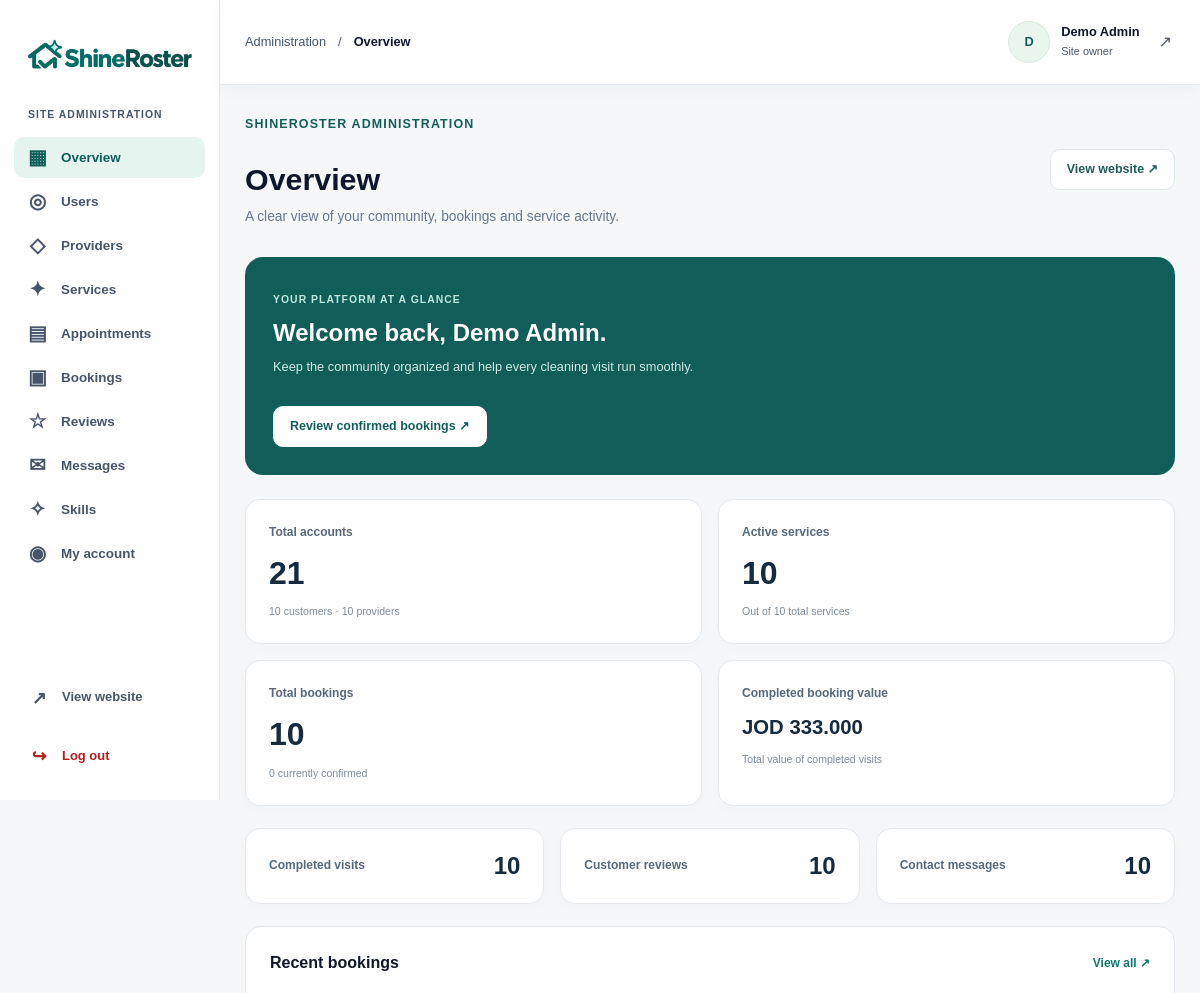
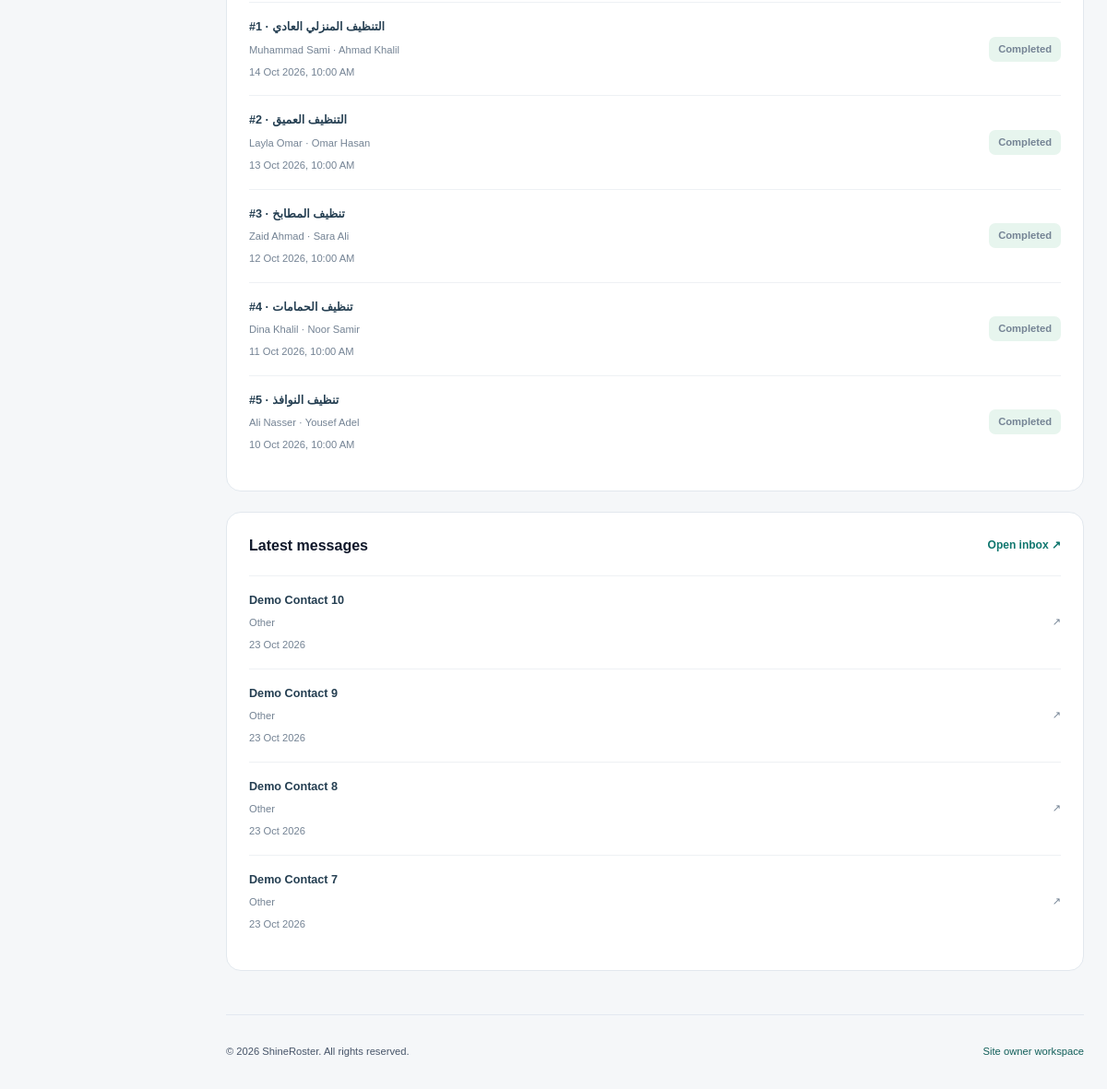
Page /admin/dashboard.php (signed in) on the committed database (2 pictures, top to bottom).
### tables this page shows
CREATE TABLE users (
    id INT UNSIGNED AUTO_INCREMENT PRIMARY KEY,
    full_name VARCHAR(100) NOT NULL,
    email VARCHAR(190) NOT NULL UNIQUE,
    phone VARCHAR(20) NOT NULL,
    password_hash VARCHAR(255) NOT NULL,
    role VARCHAR(20) NOT NULL DEFAULT 'customer',
    is_active TINYINT NOT NULL DEFAULT 1,
    created_at DATETIME NOT NULL DEFAULT CURRENT_TIMESTAMP,
    updated_at DATETIME NOT NULL DEFAULT CURRENT_TIMESTAMP ON UPDATE CURRENT_TIMESTAMP
);

CREATE TABLE bookings (
    id INT UNSIGNED AUTO_INCREMENT PRIMARY KEY,
    user_id INT UNSIGNED NOT NULL,
    slot_id INT UNSIGNED NOT NULL,
    city VARCHAR(100) NOT NULL,
    address VARCHAR(255) NOT NULL,
    notes TEXT,
    total_price DECIMAL(10,3) NOT NULL,
    status VARCHAR(20) NOT NULL DEFAULT 'confirmed',
    created_at DATETIME NOT NULL DEFAULT CURRENT_TIMESTAMP,
    updated_at DATETIME NOT NULL DEFAULT CURRENT_TIMESTAMP ON UPDATE CURRENT_TIMESTAMP,
    cancelled_at DATETIME,
    completed_at DATETIME,
    FOREIGN KEY (user_id) REFERENCES users(id),
    FOREIGN KEY (slot_id) REFERENCES appointment_slots(id)
);

CREATE TABLE contact_messages (
    id INT UNSIGNED AUTO_INCREMENT PRIMARY KEY,
    full_name VARCHAR(100) NOT NULL,
    email VARCHAR(190) NOT NULL,
    phone VARCHAR(20) NOT NULL DEFAULT '',
    subject VARCHAR(30) NOT NULL,
    message TEXT NOT NULL,
    created_at DATETIME NOT NULL DEFAULT CURRENT_TIMESTAMP
);

### includes/init.php (called while the page is built, shortened)
<?php
require_once __DIR__ . '/../classes/SiteData.php';
require_once __DIR__ . '/../classes/Auth.php';
require_once __DIR__ . '/../classes/User.php';
function escapeHtml($value)
{
    return htmlspecialchars((string) $value, ENT_QUOTES, 'UTF-8');
}
$database = new Database();
$db = $database->getConnection();
$auth = new Auth($db);

### classes/Auth.php (called while the page is built, shortened)
<?php
class Auth
{
    private $db;
    public function __construct($db)
    {
        $this->db = $db;
    }
    public function currentUser()
    {
        $userObject = new User($this->db);
        $user = $userObject->getProfileAccount((int) $_SESSION['user_id']);
        return $user;
    }
    public function requireRole($role, $login = '../login.php')
    {
        $user = $this->currentUser();
        return $user;
    }
}

### classes/User.php (called while the page is built, shortened)
<?php
class User
{
    private $db;
    public function __construct($db)
    {
        $this->db = $db;
    }
    public function getProfileAccount($userId)
    {
        $stmt = $this->db->prepare(
            "SELECT
                id,
                full_name,
                email,
                phone,
                role,
                is_active
             FROM users
             WHERE id = ?"
        );
        $stmt->execute([$userId]);
        $user = $stmt->fetch(PDO::FETCH_ASSOC);
        if ($user) {
            return $user;
        } else {
            return null;
        }
    }
}

### admin/includes/init.php (called while the page is built, shortened)
<?php
require_once __DIR__ . '/../../includes/init.php';
$currentUser = $auth->requireRole('admin', '../login.php');
require_once __DIR__ . '/../../classes/Admin.php';
$admin = new Admin($db, $currentUser['id']);

### classes/Admin.php (called while the page is built, shortened)
<?php
class Admin
{
    private $db;
    public function __construct($db, $ownerId)
    {
        $this->db = $db;
    }
    public function getOverview()
    {
        $data = new SiteData($this->db);
        $stats = [
            'users' => count($data->users),
            'customers' => 0,
            'providers' => 0,
            'active_services' => 0,
            'services' => count($data->services),
            'bookings' => count($data->bookings),
            'confirmed' => 0,
            'completed' => 0,
            'cancelled' => 0,
            'completed_value' => 0,
            'reviews' => count($data->reviews),
            'messages' => 0
        ];
        foreach ($data->users as $user) {
            if ($user['role'] === 'customer') {
                $stats['customers']++;
            }
            if ($user['role'] === 'provider') {
                $stats['providers']++;
            }
        }
        foreach ($data->services as $service) {
            if ($service['is_active']) {
                $stats['active_services']++;
            }
        }
        $recent = [];
        foreach ($data->bookings as $row) {
            if ($row['status'] === 'completed') {
                $stats['completed']++;
                $stats['completed_value'] += $row['total_price'];
            }
            if (count($recent) < 5) {
                $booking = $data->getBooking($row['id']);
                if ($booking) {
                    $recent[] = $booking;
                }
            }
        }
        $stmt = $this->db->prepare(
            'SELECT * FROM contact_messages ORDER BY created_at DESC, id DESC'
        );
        $stmt->execute();
        $messages = $stmt->fetchAll(PDO::FETCH_ASSOC);
        $stats['messages'] = count($messages);
        $latest = [];
        foreach ($messages as $message) {
            if (count($latest) < 4) {
                $latest[] = $message;
            }
        }
        return ['stats' => $stats, 'recent_bookings' => $recent, 'latest_messages' => $latest];
    }
}

### classes/SiteData.php (called while the page is built, shortened)
<?php
class SiteData
{
    public function __construct($db)
    {
        $stmt = $db->prepare('SELECT * FROM users ORDER BY id');
        $stmt->execute();
        $this->users = $stmt->fetchAll(PDO::FETCH_ASSOC);
        $stmt = $db->prepare('SELECT * FROM provider_profiles ORDER BY id DESC');
        $stmt->execute();
        $this->providers = $stmt->fetchAll(PDO::FETCH_ASSOC);
        $stmt = $db->prepare('SELECT * FROM services ORDER BY id DESC');
        $stmt->execute();
        $this->services = $stmt->fetchAll(PDO::FETCH_ASSOC);
        $stmt = $db->prepare('SELECT * FROM appointment_slots ORDER BY starts_at, id');
        $stmt->execute();
        $this->slots = $stmt->fetchAll(PDO::FETCH_ASSOC);
        $stmt = $db->prepare('SELECT * FROM bookings ORDER BY created_at DESC, id DESC');
        $stmt->execute();
        $this->bookings = $stmt->fetchAll(PDO::FETCH_ASSOC);
        $stmt = $db->prepare('SELECT * FROM reviews ORDER BY created_at DESC, id DESC');
        $stmt->execute();
        $this->reviews = $stmt->fetchAll(PDO::FETCH_ASSOC);
        $stmt = $db->prepare('SELECT * FROM skills ORDER BY name');
        $stmt->execute();
        $this->skills = $stmt->fetchAll(PDO::FETCH_ASSOC);
        $stmt = $db->prepare('SELECT * FROM provider_skills ORDER BY provider_id, skill_id');
        $stmt->execute();
        $this->providerSkills = $stmt->fetchAll(PDO::FETCH_ASSOC);
    }
}

### admin/dashboard.php (the view, shortened to what this page needs)
<?php
require_once __DIR__ . '/includes/init.php';
$overview = $admin->getOverview();
$stats = $overview['stats'];
$pageTitle = 'Overview';
$pageDescription = 'A clear view of your community, bookings and service activity.';
require __DIR__ . '/includes/header.php';
?>
<section class="admin-welcome"><div><span class="admin-kicker">Your platform at a glance</span><h2>Welcome back, <?= escapeHtml(
    $currentUser['full_name']
) ?>.</h2><p>Keep the community organized and help every cleaning visit run smoothly.</p></div><a class="admin-button admin-button-white" href="bookings.php?status=confirmed">Review confirmed bookings ↗</a></section>
<div class="admin-stats">
    <a class="admin-stat" href="users.php"><span>Total accounts</span><strong><?= (int) $stats[
        'users'
    ] ?></strong><small><?= (int) $stats['customers'] ?> customers · <?= (int) $stats[
     'providers'
 ] ?> providers</small></a>
    <a class="admin-stat" href="services.php"><span>Active services</span><strong><?= (int) $stats[
        'active_services'
    ] ?></strong><small>Out of <?= (int) $stats['services'] ?> total services</small></a>
    <a class="admin-stat" href="bookings.php"><span>Total bookings</span><strong><?= (int) $stats[
        'bookings'
    ] ?></strong><small><?= (int) $stats['confirmed'] ?> currently confirmed</small></a>
    <div class="admin-stat"><span>Completed booking value</span><strong class="admin-money">JOD <?= number_format(
        $stats['completed_value'],
        3
    ) ?></strong><small>Total value of completed visits</small></div>
</div>
<div class="admin-stats admin-stats-three">
    <a class="admin-stat admin-stat-small" href="bookings.php?status=completed"><span>Completed visits</span><strong><?= (int) $stats[
        'completed'
    ] ?></strong></a>
    <a class="admin-stat admin-stat-small" href="reviews.php"><span>Customer reviews</span><strong><?= (int) $stats[
        'reviews'
    ] ?></strong></a>
    <a class="admin-stat admin-stat-small" href="messages.php"><span>Contact messages</span><strong><?= (int) $stats[
        'messages'
    ] ?></strong></a>
</div>
<div class="admin-two-columns">
<section class="admin-panel"><div class="admin-section-heading"><h2>Recent bookings</h2><a href="bookings.php">View all ↗</a></div>
<?php foreach ($overview['recent_bookings'] as $booking): ?>
<a class="admin-preview" href="bookings.php?search=<?= (int) $booking[
    'id'
] ?>"><div><strong>#<?= (int) $booking['id'] ?> · <?= escapeHtml(
     $booking['service_name']
 ) ?></strong><span><?= escapeHtml($booking['customer_name']) ?> · <?= escapeHtml(
     $booking['provider_name']
 ) ?></span><small><?= escapeHtml(
    date('d M Y, g:i A', strtotime($booking['starts_at']))
) ?></small></div><span class="admin-badge"><?= escapeHtml(
    ucfirst($booking['status'])
) ?></span></a>
<?php endforeach; ?></section>
<section class="admin-panel"><div class="admin-section-heading"><h2>Latest messages</h2><a href="messages.php">Open inbox ↗</a></div>
<?php foreach (
    $overview['latest_messages']
    as $message
): ?><a class="admin-preview" href="messages.php?search=<?= escapeHtml(
    rawurlencode($message['email'])
) ?>"><div><strong><?= escapeHtml($message['full_name']) ?></strong><span><?= escapeHtml(
    ucfirst($message['subject'])
) ?></span><small><?= escapeHtml(
    date('d M Y', strtotime($message['created_at']))
) ?></small></div><span aria-hidden="true">↗</span></a><?php endforeach; ?>
</section></div>
<?php require __DIR__ . '/includes/footer.php'; ?>

### admin/includes/header.php (shortened to what this page needs)
<!DOCTYPE html>
<html lang="en">
<head>
    <link rel="stylesheet" href="../css/style.css">
    <link rel="stylesheet" href="../css/dashboard.css">
    <link rel="stylesheet" href="../css/admin.css">
</head>
<body class="dashboard-page admin-page">
<div class="dashboard-layout">
    <?php require __DIR__ . '/sidebar.php'; ?>
    <div class="dashboard-workspace">
        <header class="dashboard-header">
            <div class="dashboard-header-start">
                <div class="header-location"><span>Administration</span><span aria-hidden="true">/</span><strong><?= escapeHtml(
                    $pageTitle
                ) ?></strong></div>
            </div>
            <a class="dashboard-account" href="account.php" aria-label="Open my owner account">
                <span class="account-avatar" aria-hidden="true"><?= escapeHtml(
                    mb_strtoupper(mb_substr($currentUser['full_name'], 0, 1, 'UTF-8'), 'UTF-8')
                ) ?></span>
                <span class="account-details"><strong><?= escapeHtml(
                    $currentUser['full_name']
                ) ?></strong><span>Site owner</span></span><span class="account-arrow" aria-hidden="true">↗</span>
            </a>
        </header>
        <main class="dashboard-main" id="admin-main">
            <div class="admin-heading"><div><span class="eyebrow">ShineRoster administration</span><h1><?= escapeHtml(
                $pageTitle
            ) ?></h1><p><?= escapeHtml(
    $pageDescription
) ?></p></div><a class="admin-button admin-button-light" href="../index.php">View website ↗</a></div>

### css/style.css (style rules this page uses)
:root { --color-primary: #0f766e; --color-primary-dark: #115e59; --color-mint: #ccfbf1; --color-background: #f8fafc; --color-white: #ffffff; --color-text: #0f172a; --color-muted: #475569; --color-border: #e2e8f0; --radius-small: 12px; --radius-medium: 20px; --radius-large: 32px; --shadow-soft: 0 14px 45px rgb(15 23 42 / 7%); --shadow-card: 0 18px 50px rgb(15 118 110 / 12%); --container-width: 1180px; }
*, *::before, *::after { box-sizing: border-box; }
html { scroll-behavior: smooth; scroll-padding-top: 110px; }
body { margin: 0; font-family: Arial, Helvetica, sans-serif; color: var(--color-text); background: var(--color-white); line-height: 1.6; -webkit-font-smoothing: antialiased; }
h1, h2, h3, p { margin: 0; }
h1, h2, h3 { line-height: 1.15; }
a { color: inherit; text-decoration: none; }
.eyebrow { display: inline-flex; align-items: center; gap: 9px; margin-bottom: 18px; color: var(--color-primary-dark); font-size: 0.78rem; font-weight: 700; letter-spacing: 0.09em; text-transform: uppercase; }

### css/dashboard.css (style rules this page uses)
.dashboard-page { background: #f5f7f9; }
.dashboard-layout { display: grid; grid-template-columns: 245px minmax(0, 1fr); align-items: start; min-height: 100vh; min-height: 100svh; }
.dashboard-workspace { grid-column: 2; grid-row: 1; display: flex; flex-direction: column; width: 100%; min-width: 0; min-height: 100vh; min-height: 100svh; }
.dashboard-main { flex: 1; width: min(1400px, 100%); min-width: 0; margin-inline: auto; padding: 35px; scroll-margin-top: 100px; }
.dashboard-header { position: sticky; top: 0; z-index: 40; display: flex; align-items: center; justify-content: space-between; flex-shrink: 0; gap: 20px; width: 100%; min-width: 0; min-height: 85px; padding: 16px 35px; border-bottom: 1px solid var(--color-border); background: var(--color-white); box-shadow: 0 4px 15px rgb(15 23 42 / 4%); }
.dashboard-header-start { display: flex; align-items: center; gap: 14px; min-width: 0; }
.header-location { display: flex; align-items: center; flex-wrap: wrap; gap: 12px; min-width: 0; color: var(--color-muted); font-size: 0.8rem; }
.header-location strong { color: var(--color-text); font-weight: 600; }
.dashboard-account { display: flex; align-items: center; flex-shrink: 0; gap: 11px; min-height: 44px; padding: 3px; border-radius: 10px; }
.account-avatar, .review-avatar { display: grid; flex-shrink: 0; place-items: center; border: 1px solid #d8e9e0; border-radius: 50%; color: var(--color-primary-dark); background: #eaf5ee; font-weight: 700; }
.account-avatar { width: 42px; height: 42px; font-size: 0.8rem; }
.account-details { display: grid; gap: 2px; }
.account-details strong { font-size: 0.8rem; line-height: 1.4; }
.account-details > span { color: var(--color-muted); font-size: 0.68rem; }
.account-arrow { margin-left: 8px; color: var(--color-muted); }
@media (max-width: 1200px) { .dashboard-layout { grid-template-columns: 220px minmax(0, 1fr); } }
@media (max-width: 1200px) { .dashboard-header { padding-inline: 25px; } }
@media (max-width: 1200px) { .dashboard-main { padding: 25px; } }
.service-overview-info h3, .review-quote > p, .next-visit h2, .next-visit-customer, .visit-details dd, .account-details strong { overflow-wrap: anywhere; }

### rows in the picture
users: full_name+role "D", full_name "Demo Admin"
bookings: user "21", id "10"
bookings: id "1", service_name "التنظيف المنزلي العادي", customer_name "Muhammad Sami", provider_name "Ahmad Khalil", starts_at "14 Oct 2026, 10:00 AM", status "Completed"
bookings: id "2", service_name "التنظيف العميق", customer_name "Layla Omar", provider_name "Omar Hasan", starts_at "13 Oct 2026, 10:00 AM", status "Completed"
bookings: id "3", service_name "تنظيف المطابخ", customer_name "Zaid Ahmad", provider_name "Sara Ali", starts_at "12 Oct 2026, 10:00 AM", status "Completed"
bookings: id "4", service_name "تنظيف الحمامات", customer_name "Dina Khalil", provider_name "Noor Samir", starts_at "11 Oct 2026, 10:00 AM", status "Completed"
bookings: id "5", service_name "تنظيف النوافذ", customer_name "Ali Nasser", provider_name "Yousef Adel", starts_at "10 Oct 2026, 10:00 AM", status "Completed"
contact_messages: full_name "Demo Contact 10", subject "Other", created_at "23 Oct 2026"
contact_messages: full_name "Demo Contact 9", subject "Other", created_at "23 Oct 2026"
contact_messages: full_name "Demo Contact 8", subject "Other", created_at "23 Oct 2026"
contact_messages: full_name "Demo Contact 7", subject "Other", created_at "23 Oct 2026"

### other values in the picture
$stats['confirmed'] "0"
$stats['completed_value'] "333.000"
